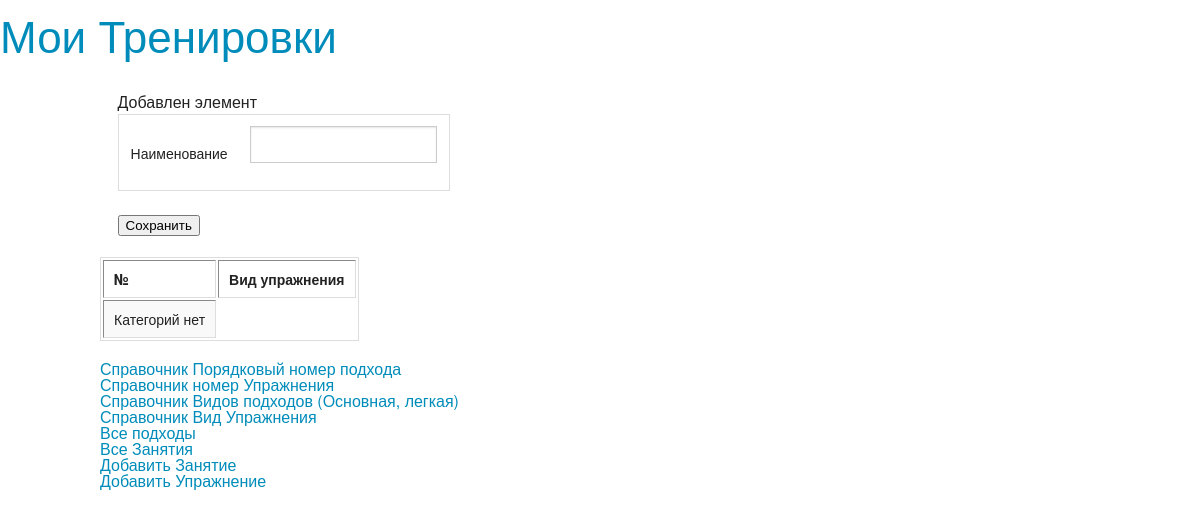
The page /add_vid_ypr/ on the database as committed earlier.
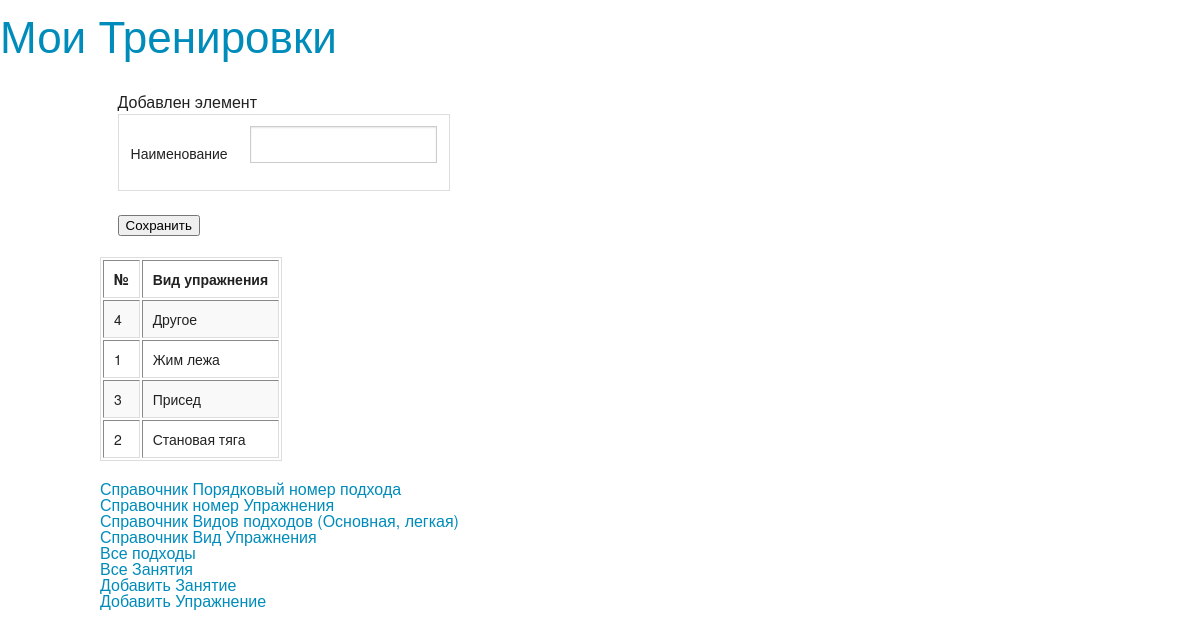
The same page on the database as committed later.
### trenirovka/models.py (models this page shows, shortened)
class Vid_Treni(models.Model):
	name = models.CharField(max_length=25)
	class Meta :
		verbose_name    = u'Вид упражнения'
		verbose_name_plural  = u'Вид упражнений'
		ordering 		= [u'name']

### trenirovka/views.py (the view)
# urls.py: url(r'^add_vid_ypr/$', 'trenirovka.views.add_vid_ypr'),
def add_vid_ypr (request) :
	vid_treni_list = Vid_Treni.objects.all()
	return render_to_response ('add_vid_ypr.html', locals() )

### trenirovka/templates/add_vid_ypr.html
{% extends "index.html" %}
{% block sidebar %}
<ul>
Добавлен элемент {{name}}
<form method="GET" action="save_vid_ypr/">
	<table>
		<tr>
			<td>Наименование</td>
			<td><input type="text" name="vid" /></td>
		</tr>
	</table>
	<input type="submit" value="Сохранить"/>
</form>
</ul>
{% endblock %}
{% block content%}
		<table border="1">
					<td  style="font-weight:bold" > №</td>
					<td  style="font-weight:bold" >Вид упражнения</td>
			{% for trenya in vid_treni_list %}
				<tr>
					<td>{{trenya.id}}</td>
					<td>{{trenya.name}}</td>
				</tr>
			{% empty %}
				<tr><td>Категорий нет</td></tr>
			{% endfor%}
		</table>
{% endblock %}

Rows that differ between the two databases and show on the page:
added Vid_Treni: id "4", name "Другое"
added Vid_Treni: id "1", name "Жим лежа"
added Vid_Treni: id "3", name "Присед"
added Vid_Treni: id "2", name "Становая тяга"
Other text that changed with them:
text no longer shown: "Категорий нет"
